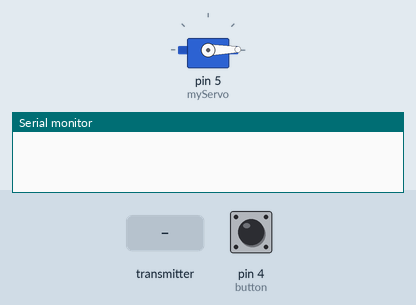
This sketch was run on a simulated Arduino Uno, built with avr-gcc and run on an emulated ATmega328P. Shown: servo, the last lines printed to the serial monitor. The test bench sets the inputs (shaded band); at power-on: pin 4 (button) HIGH. No radio packets arrive unless stated.

Above: at 1.2 s.
1.3 s: the transmitter starts sending angleV = 45
At 1.6 s:
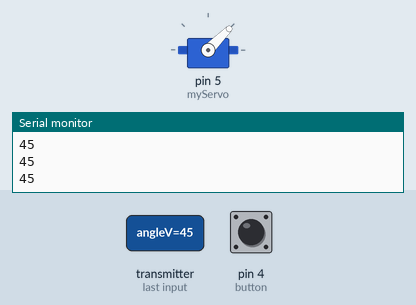
2.8 s: the transmitter starts sending angleV = 90
At 3.8 s:
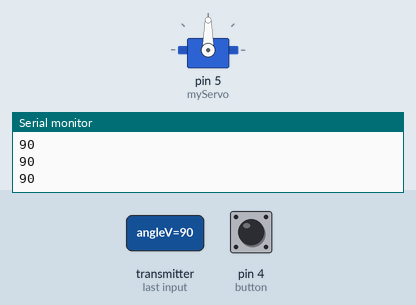
4.3 s: the transmitter starts sending angleV = 180
At 5.0 s:
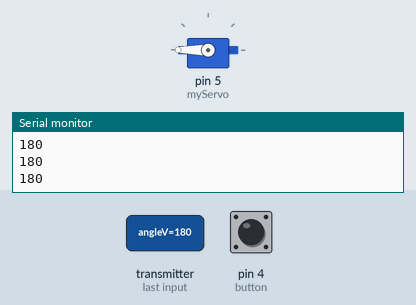
Timing chart, 0 to 7.3 s (numbered marks = the images above; inputs shaded):
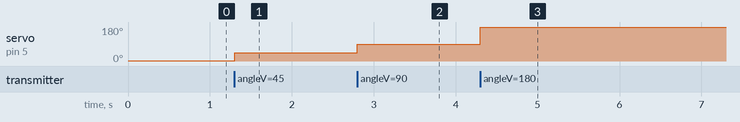

The sketch:

NRFservoRx.ino
```cpp
/*
* Arduino Wireless Communication Tutorial
*     Example 2 - Receiver Code
*
* by Dejan Nedelkovski, www.HowToMechatronics.com
*
* Library: TMRh20/RF24, https://github.com/tmrh20/RF24/
*/

#include <SPI.h>
#include <nRF24L01.h>
#include <RF24.h>
#include <Servo.h>

#define button 4

RF24 radio(7, 8); // CE, CSN
const byte addresses[][6] = {"00001", "00002"};
Servo myServo;
boolean buttonState = 0;

void setup() {
  pinMode(button, INPUT_PULLUP);
  Serial.begin(9600);
  myServo.attach(5);
  radio.begin();
  radio.openWritingPipe(addresses[0]); // 00001
  radio.openReadingPipe(1, addresses[1]); // 00002
  radio.setPALevel(RF24_PA_MAX);
  for(int p = 0; p < 180; p++)
  {
    myServo.write(p);
  }
  for(int p = 180; p > 0; p--)
  {
    myServo.write(p);
  }
}

void loop() {
  delay(5);
  radio.startListening();
  if ( radio.available()) {
    while (radio.available()) {
      int angleV = 0;
      radio.read(&angleV, sizeof(angleV));
      myServo.write(angleV);
      Serial.println(angleV);
    }
    delay(5);
    radio.stopListening();
    buttonState = not(digitalRead(button));
    radio.write(&buttonState, sizeof(buttonState));
    }
    if(buttonState)
    {
      Serial.println("Button Pressed");
    }
  }
```

Measured:
- after the input at 1.3 s, servo on pin 5 (myServo): 1° → 45° at once
- after the input at 2.8 s, servo on pin 5 (myServo): 45° → 90° at once
- after the input at 4.3 s, servo on pin 5 (myServo): 90° → 180° at once
